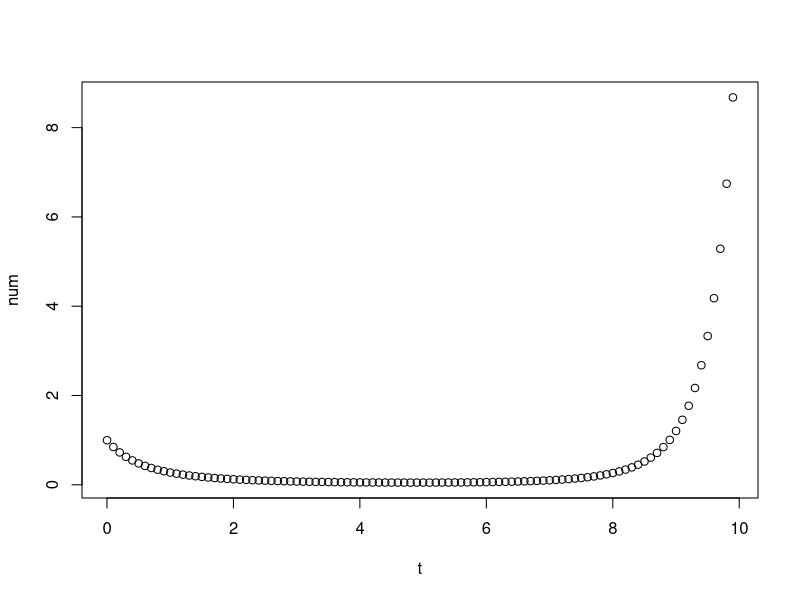
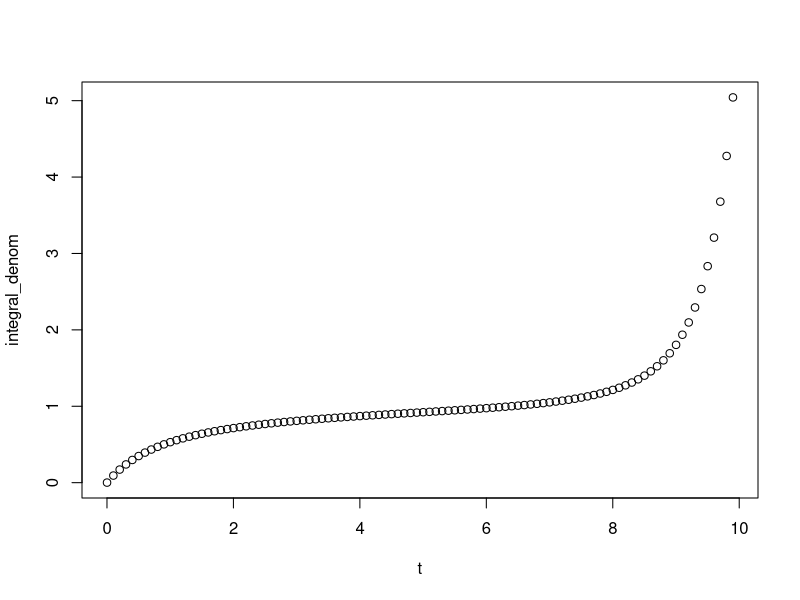
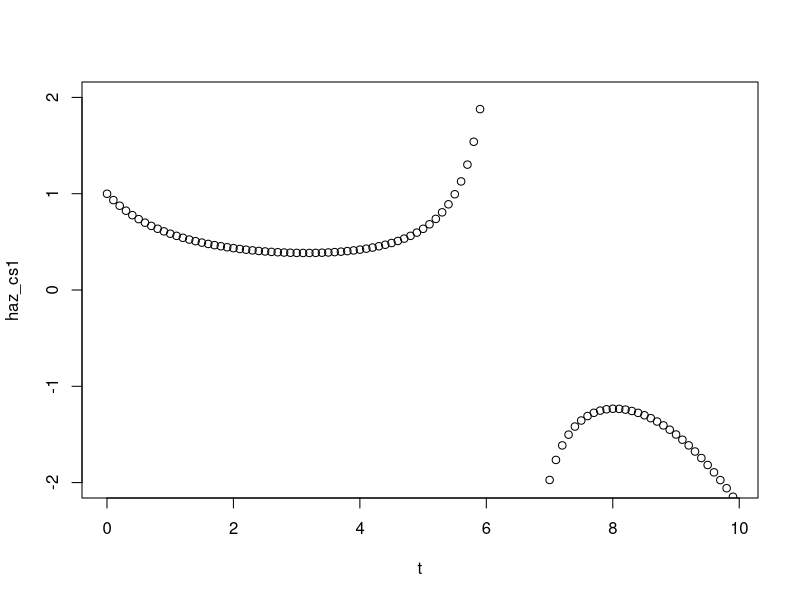
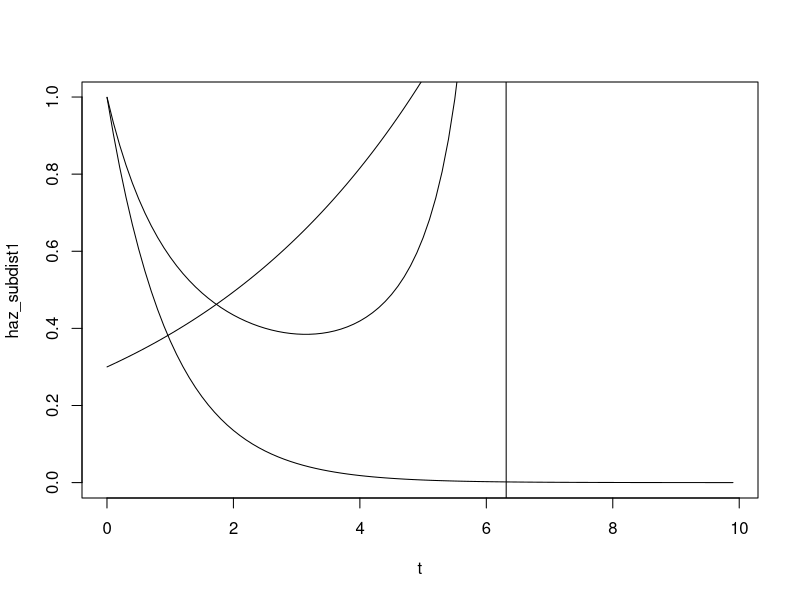
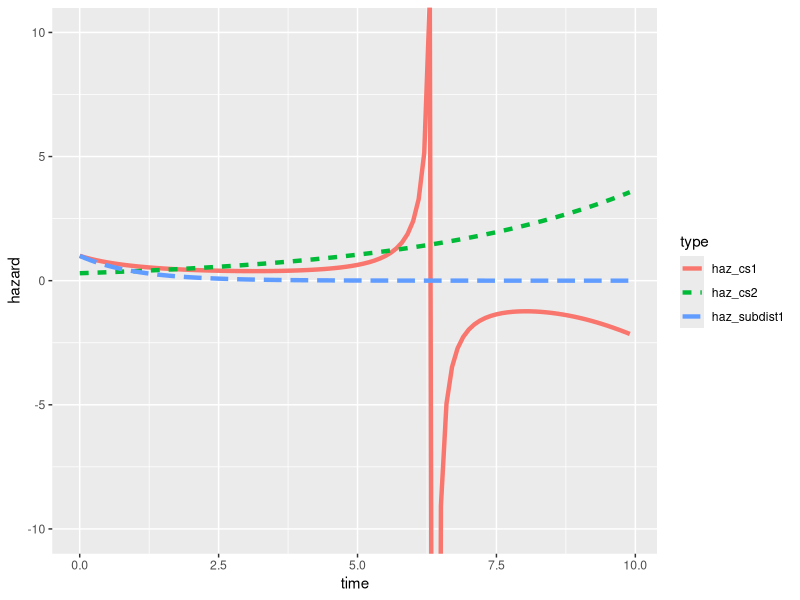
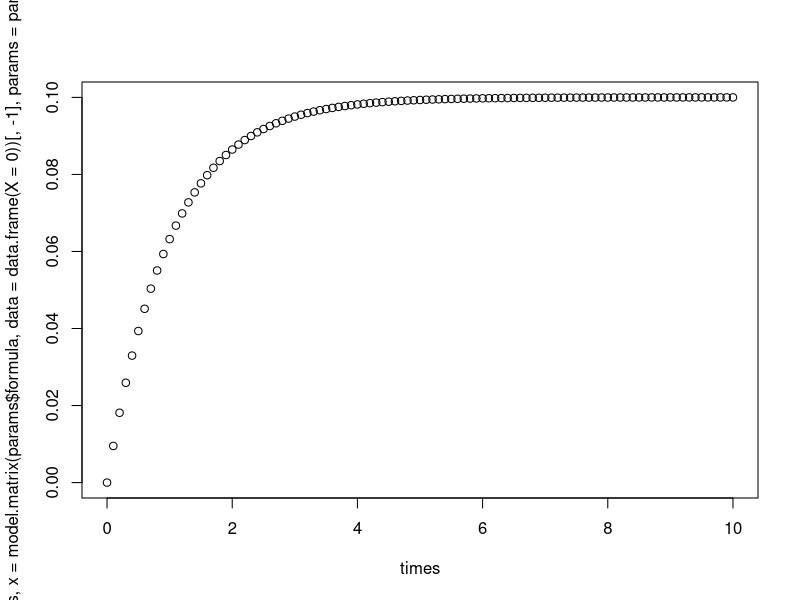

Here is the R script that generated these plots, in order:
# Tests with gompertz
gompertz_hazard <- function(t, x, params, type = "hazard") {
  lp <- drop(x %*% params[["betas"]])
  rate <- params[["base_rate"]] * exp(lp)
  if (type == "hazard") {
    rate * exp(t * params[["base_shape"]])
  } else { # type == "cumulative" for cumulative hazard
    (rate / params[["base_shape"]]) * (exp(params[["base_shape"]] * t) - 1)
  }
}

integrate_to_t <- Vectorize(FUN = function(t, fun, ...) {
  if (!is.numeric(t) | t < 0) stop("t should be positive.")
  ifelse(
    test = t == 0,
    yes = 0,
    no = integrate(f = fun, lower = 0L, upper = t, ...)$value
  )
}, vectorize.args = "t")

params <- list(
  "cause1" = list(
    "formula" = ~ X,
    "betas" = c(0.5),
    "base_rate" = 1,
    "base_shape" = -1
  ),
  "cause2" = list(
    "formula" = ~ X,
    "betas" = c(0.5),
    "base_rate" = 0.3,
    "base_shape" = 0.25 #0 # Probs use weibull for cause 2?
  )
)
newdat <- data.frame("X" = 0)

# Prepare model matrices (for now newdat is only one row), later vectorize
predictor_formulas <- lapply(params, "[[", "formula")
modmats <- lapply(predictor_formulas, function(form) {
  x <- model.matrix(form, data = newdat)
  x[, !colnames(x) %in% "(Intercept)"]
})
x_cause1 <- modmats[["cause1"]]
x_cause2 <- modmats[["cause2"]]

t <- seq(0.001, 10, by = 0.1)
haz_cs2 <- gompertz_hazard(t, x_cause2, params[["cause2"]], type = "hazard")
haz_subdist1 <- gompertz_hazard(t, x_cause1, params[["cause1"]], type = "hazard")

integral_fun_cs1 <- function(t) {
  lambda_1 <- gompertz_hazard(t, x_cause1, params[["cause1"]], type = "hazard")
  Lambda_1 <- gompertz_hazard(t, x_cause1, params[["cause1"]], type = "cumulative")
  H_2 <- gompertz_hazard(t, x_cause2, params[["cause2"]], type = "cumulative")
  lambda_1 * exp(-Lambda_1 + H_2)
}

fun_haz_cs1 <- function(t, x, params, type = "hazard") {

  # Closure
  integral_fun_cs1 <- function(t) {
    lambda_1 <- gompertz_hazard(t, x_cause1, params[["cause1"]], type = "hazard")
    Lambda_1 <- gompertz_hazard(t, x_cause1, params[["cause1"]], type = "cumulative")
    H_2 <- gompertz_hazard(t, x_cause2, params[["cause2"]], type = "cumulative")
    lambda_1 * exp(-Lambda_1 + H_2)
  }

 integral_denom <- integrate_to_t(fun = integral_fun_cs1, t = t)
 if (type == "hazard") {
   rate * exp(t * params[["base_shape"]])
 } else { # type == "cumulative" for cumulative hazard
   (rate / params[["base_shape"]]) * (exp(params[["base_shape"]] * t) - 1)
 }

}

num <- integral_fun_cs1(t)
plot(t, num)
integral_denom <- integrate_to_t(fun = integral_fun_cs1, t = t)
plot(t, integral_denom)
haz_cs1 <- num / (1 - integral_denom)
#plot(t, -log((1 - integral_denom))) # cumhaz cs 1
plot(t, haz_cs1, ylim = c(-2, 2))
#plot(t, -log(-integral_denom))

plot(t, haz_subdist1, type = "l")
lines(t, haz_cs2)
lines(t, haz_cs1)

library(ggplot2)
library(data.table)

# Show also cumincs? and hazard ratios?
data.table("time" = t, haz_cs1, haz_cs2, haz_subdist1) |>
  melt(id.vars = "time", variable.name = "type", value.name = "hazard") |>
  ggplot(aes(time, hazard)) +
  geom_line(
    aes(linetype = type, col = type),
    linewidth = 1.5
  ) +
  coord_cartesian(ylim = c(-10, 10))

times <- seq(0, 10, by = 0.1)
params <- list(
  "formula" = ~ X,
  "betas" = 0,
  "base_rate" = 0.1,
  "base_shape" = -1
)

plot(
  times,
  gompertz_hazard(
    times,
    x = model.matrix(params$formula, data = data.frame("X" = 0))[, -1],
    params = params,
    type = "cumulative"
  )
)

